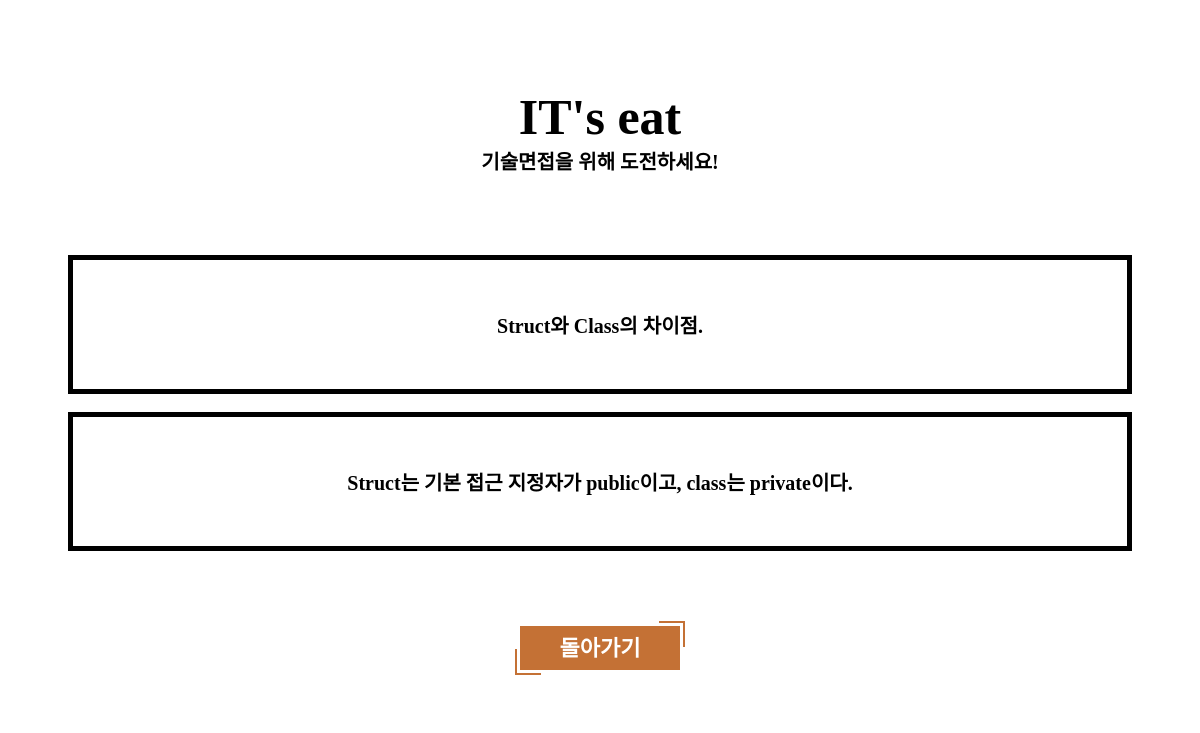
Screenshot of /iteat/Quizpage/2/ with the database file from the repository.
### iteat/models.py (models this page shows, shortened)
class Quiz(models.Model):
  objects = models.Manager()
  title = models.CharField(max_length=300) # 길이 제한이 있는 문자열
  content = models.TextField()

### iteat/views.py (the view)
# urls.py: path('Quizpage/<int:quiz_id>/',views.Quizdetail, name='Quizdetail'),
def Quizdetail(request, quiz_id):
  q = get_object_or_404(Quiz, pk = quiz_id)
  return render(request, 'Quizdetail.html',{'quiz':q})

### iteat/templates/Quizdetail.html (shortened to what this page needs)
<html>
<head>
{% load static %}
<link rel="stylesheet" href="{% static 'main.css'%}">
</head>
<body>
    <div id="titlediv">
      <p id="title">IT's eat<br>
      <small id="subtitle">기술면접을 위해 도전하세요!</small></p>
    </div>
    <form method='GET'>
    <div id="QUIZ">
      <p id="main">{{ quiz.title }}</p>
    </div><br>
    <div id="QUIZ">
      <p id="main">{{ quiz.content }}</p>
    </div>
    <div id="titlediv">
    <p id="main"><a href="{% url 'Quizpage' %}" class="smbutton">돌아가기</a></p>
    </div>
</form>
</body>
</html>

### iteat/static/main.css (style rules this page uses)
.smbutton { background-color: #c47135; border: none; color: #ffffff; cursor: pointer; display: inline-block; font-family: 'BenchNine', Arial, sans-serif; font-size: 1em; font-size: 22px; line-height: 1em; margin: 15px 40px; outline: none; padding: 12px 40px 10px; position: relative; text-transform: uppercase; font-weight: 700; text-decoration: none; }
.smbutton:before, .smbutton:after { border-color: transparent; -webkit-transition: all 0.25s; transition: all 0.25s; border-style: solid; border-width: 0; content: ""; height: 24px; position: absolute; width: 24px; }
.smbutton:before { border-color: #c47135; border-right-width: 2px; border-top-width: 2px; right: -5px; top: -5px; }
.smbutton:after { border-bottom-width: 2px; border-color: #c47135; border-left-width: 2px; bottom: -5px; left: -5px; }
#titlediv { padding: 20px; }
#title { padding: 10px; font-size: 50px; font-weight: bold; text-align: center; background-color: rgba(255, 255, 255, 0.5); }
#subtitle { font-size: 20px; font-weight: bold; text-align: center; background-color: rgba(255, 255, 255, 0.5); }
#main { padding: 20px; font-size: 20px; font-weight: bold; text-align: center; background-color: rgba(255, 255, 255, 0.5); }
#QUIZ { border: 5px; padding: 10px; text-align: center; margin-left: 60px; margin-right: 60px; border-style: solid; border-width: 5px; }

### rows the page displays
Quiz: title "Struct와 Class의 차이점.", content "Struct는 기본 접근 지정자가 public이고, class는 private이다."
